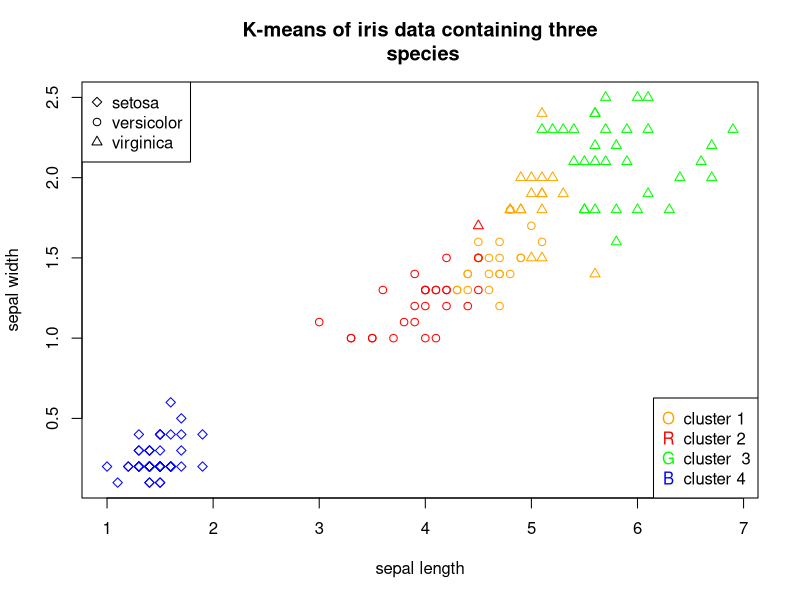

Source code (R):
#K means clustering on Iris dataset
#### Create the matrix with the data

datanew=matrix(c(iris$Petal.Length,
                 iris$Petal.Width, iris$Sepal.Length,
                 iris$Sepal.Width), ncol=4)
#### See the first rows of the matrix

head(datanew)

#### Find the distance matrix

D1=as.matrix(dist(datanew))

## Extracting distance between obj 35 and 45
D1[35,45]


##   Do k-means clustering, k=4. Get clusters

iris.kmeans=kmeans(datanew,4)
cluster=iris.kmeans$cluster
#### Extract the flower names of data
flowers=c(iris[,5])
#### Figure out if there is any misclassification
table(cluster, flowers)


plot(datanew[,1], datanew[,2],
     col=c("red","green","blue","orange")[unclass(cluster)],pch=c
     (23,21,24,26)[unclass
                (flowers)],main="K-means of iris data containing three
 species",xlab="sepal length", ylab="sepal width")

legend("topleft",c("setosa","versicolor","virginica"),pch=c
       (23,21,24) )

legend("bottomright",c("cluster 1","cluster 2","cluster  3","cluster 4"),pch=c
       ("O","R","G","B"),col=c("orange","red","green","blue"))

pdf(file="kmeans1.pdf")
### It doesn't look like there are 4 species in the data.
### The three-mean clustering works better at identifying the species
dev.off()
